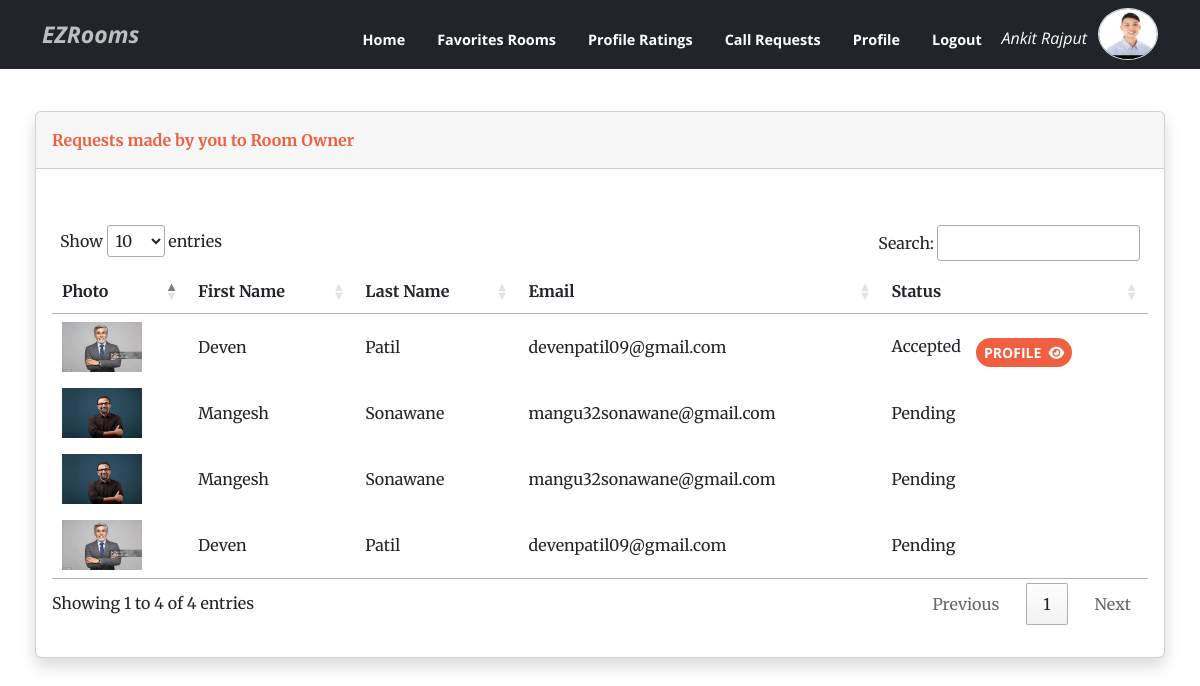
Screenshot of /Users/Student/requests.php (signed in) with the database file from the repository.
### tables this page shows
CREATE TABLE `students` (
  `stud_id` varchar(36) NOT NULL,
  `stud_photo` varchar(500) NOT NULL,
  `stud_fname` varchar(20) NOT NULL,
  `stud_lname` varchar(20) NOT NULL,
  `stud_phno` varchar(11) NOT NULL,
  `stud_email` varchar(60) NOT NULL,
  `stud_gender` varchar(6) NOT NULL,
  `stud_edu_bg` varchar(50) NOT NULL,
  `stud_college_name` varchar(50) NOT NULL,
  `stud_hometown` varchar(50) NOT NULL,
  `stud_gd_name` varchar(20) NOT NULL,
  `stud_gd_phno` varchar(10) NOT NULL,
  `stud_username` varchar(30) NOT NULL,
  `stud_password` varchar(30) NOT NULL,
  `acs_date` date NOT NULL DEFAULT current_timestamp()
);

CREATE TABLE `request_call` (
  `req_id` varchar(36) NOT NULL,
  `stud_id` varchar(36) NOT NULL,
  `owner_id` varchar(36) NOT NULL,
  `room_id` varchar(36) NOT NULL,
  `req_date` date NOT NULL DEFAULT current_timestamp(),
  `req_status` varchar(60) NOT NULL
);

CREATE TABLE `owners` (
  `owner_id` varchar(36) NOT NULL,
  `owner_photo` varchar(500) NOT NULL,
  `owner_fname` varchar(20) NOT NULL,
  `owner_lname` varchar(20) NOT NULL,
  `owner_phno` varchar(11) NOT NULL,
  `owner_email` varchar(60) NOT NULL,
  `owner_username` varchar(30) NOT NULL,
  `owner_password` varchar(30) NOT NULL,
  `acs_date` date NOT NULL DEFAULT current_timestamp()
);

### Users/Student/requests.php (the view, shortened to what this page needs)
<!DOCTYPE html>
<html lang="en">
<head>
  <link rel="stylesheet" href="assets/bootstrap/css/bootstrap.min.css?h=d3f7704f27950e30f79f7693f94faa7c">
  <link rel="stylesheet" href="assets/css/styles.min.css?h=a854b57ef9592cf677f3407274b69b24">
  <link rel="stylesheet" href="https://cdn.datatables.net/1.10.25/css/jquery.dataTables.min.css">
</head>
</head>
<body id="page-top" data-bs-spy="scroll" data-bs-target="#mainNav" data-bs-offset="57">
  <nav class="navbar navbar-light navbar-expand-lg fixed-top bg-dark" id="mainNav">
    <div class="container"><a class="navbar-brand text-capitalize" href="index.php"
        style="font-weight: bold;font-style: italic;font-size: 23px;">EZRooms</a>
      <div class="collapse navbar-collapse" id="navbarResponsive">
        <ul class="navbar-nav ms-auto">
          <li class="nav-item"><a class="nav-link text-capitalize" href="index.php"
              style="color: rgb(255,255,255);margin-top: 13px;">Home</a></li>
          <li class="nav-item text-capitalize" style="color: rgb(255,255,255);"><a class="nav-link text-capitalize"
              href="fav_rooms.php" style="color: rgb(255,255,255);margin-top: 13px;">Favorites Rooms</a></li>
          <li class="nav-item text-capitalize" style="color: rgb(255,255,255);"><a class="nav-link text-capitalize"
              href="profile_rating.php" style="color: rgb(255,255,255);margin-top: 13px;">Profile Ratings</a></li>
          <li class="nav-item text-capitalize" style="color: rgb(255,255,255);"><a class="nav-link text-capitalize"
              href="requests.php" style="color: rgb(255,255,255);margin-top: 13px;">Call Requests</a></li>
          <li class="nav-item text-capitalize" style="color: rgb(255,255,255);"><a class="nav-link text-capitalize"
              href="stud_profile.php" style="color: rgb(255,255,255);margin-top: 13px;">Profile</a></li>
          <li class="nav-item text-capitalize" style="color: rgb(255,255,255);"><a class="nav-link text-capitalize"
              href="logout.php" style="color: rgb(255,255,255);margin-top: 13px;">Logout&nbsp;</a></li>
          <?php
          $stud_id = $_SESSION['user_id'];
          include("../connection.php");
          $sql = "SELECT stud_fname, stud_lname, stud_photo FROM students WHERE stud_id = '$stud_id'";
          $result = mysqli_query($conn, $sql);
          if ($result) {
            if ($result->num_rows == 1) {
              $student = mysqli_fetch_assoc($result);
              $stud_username = $student['stud_fname'] . " " . $student['stud_lname'];
              $stud_photo = $student['stud_photo'];
            } else {
              $stud_username = 'N/A';
              $stud_photo = 'https://shorturl.at/ptQS8';
            }
          } else {
            $stud_username = 'N/A';
            $stud_photo = 'https://shorturl.at/ptQS8';
          }
          ?>
          <li class="nav-item text-capitalize" style="color: rgb(255, 255, 255);">
            <div class="d-inline-flex">
              <p style="margin-right: 11px; margin-top: 18px; height: 11px;"><em>
                  <?php echo $stud_username; ?>
                </em></p>
              <img class="border rounded-circle img-profile" src="<?php echo $stud_photo; ?>" width="60" height="52">
            </div>
          </li>
        </ul>
      </div>
    </div>
  </nav>
  <div style="margin: 35px;margin-top: 15px;" id="ownerTable">
    <div class="col">
      <div class="card shadow">
        <div class="card-header py-3">
          <p class="text-primary m-0 fw-bold">Requests made by you to Room Owner</p>
        </div>
        <div class="card-body">
          <br>
          <div class="table-responsive table mt-2" id="dataTable-1" role="grid" aria-describedby="dataTable_info">
            <table id="dataTable">
              <thead>
                <tr>
                  <th>Photo</th>
                  <th>First Name</th>
                  <th>Last Name</th>
                  <th>Email</th>
                  <th>Status</th>
                </tr>
              </thead>
              <tbody id="searchResult">
                <?php
                include("../connection.php");
                $userId = $_SESSION['user_id'];
                $sql2 = "SELECT * FROM request_call WHERE stud_id = '$userId'";
                $result2 = $conn->query($sql2);
                while ($rowRequest = $result2->fetch_assoc()) {
                  $sqlOwner = "SELECT * FROM owners WHERE owner_id = '$rowRequest[owner_id]'";
                  $resultOwner = $conn->query($sqlOwner);
                  if ($rowOwner = $resultOwner->fetch_assoc()) {
                    echo "
                      <tr>
                          <td><img src='$rowOwner[owner_photo]' alt='Room Owner Profile' width='80px' height='50px'></td>
                          <td>$rowOwner[owner_fname]</td>
                          <td>$rowOwner[owner_lname]</td>
                          <td>$rowOwner[owner_email]</td>
                          <td>";
                          if($rowRequest['req_status'] === 'accepted') {
                           echo "Accepted";
                           echo "<button style='margin-top:10px' class='btn btn-primary btn-sm' data-bs-toggle='modal'
                                                data-bs-target='#profileModal_$rowOwner[owner_id]'>Profile &nbsp;<i
                                                    class='fa-solid fa-eye'></i>
                                            </button>";
                                                        echo "
                                                                    <tr>
                                                                        <td> <img src='$rowOwner[owner_photo]' style='border-radius: 42px;width: 60px;height: 60px;'>
                                                                        &nbsp; &nbsp; $rowOwner[owner_fname] $rowOwner[owner_lname]</td>
                                                                    </tr>
                                                                    </tr>
                                                                    <tr>
                                                                        <td>Contact No. : $rowOwner[owner_phno]</td>
                                                                    </tr>
                                                                    <tr>
                                                                        <td>Mail : $rowOwner[owner_email]</td>
                                                                    </tr>
                                                                    ";
                                                    echo "
                                                </tbody>
                                            </table>
                                        </div>
                                    </div>
                                </div>
                            </div>
                        </div>";
                          }
                          else {
                            echo "Pending";
                          }
                          echo "</td>
                      </tr>
                      ";
                  }
                }
                ?>
</body>
</html>

### rows the page displays
students: stud_username "Ankit Rajput", stud_photo (picture)
request_call: owner.owner_photo (picture), owner.owner_fname "Deven", owner.owner_lname "Patil", owner.owner_email "devenpatil09@gmail.com"
request_call: owner.owner_photo (picture), owner.owner_fname "Mangesh", owner.owner_lname "Sonawane", owner.owner_email "mangu32sonawane@gmail.com", req_status "Pending"
request_call: owner.owner_photo (picture), owner.owner_fname "Mangesh", owner.owner_lname "Sonawane", owner.owner_email "mangu32sonawane@gmail.com", req_status "Pending"
request_call: owner.owner_photo (picture), owner.owner_fname "Deven", owner.owner_lname "Patil", owner.owner_email "devenpatil09@gmail.com", req_status "Pending"
